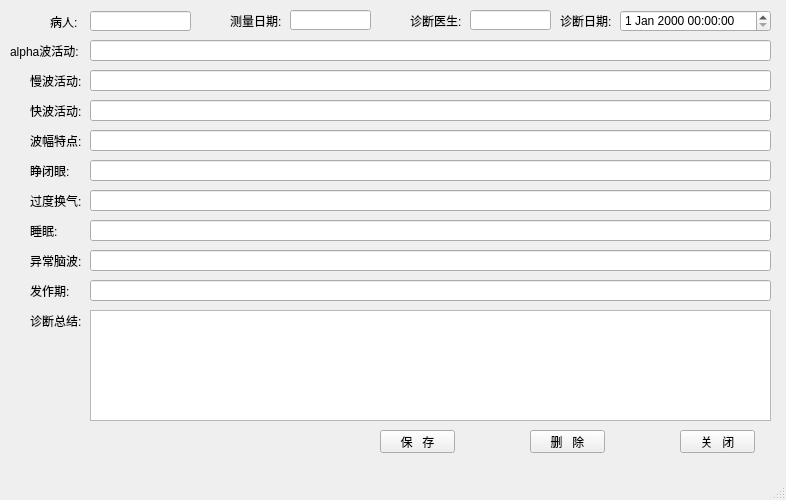
<?xml version="1.0" encoding="UTF-8"?>
<ui version="4.0">
 <class>diag_MainWindow</class>
 <widget class="QMainWindow" name="diag_MainWindow">
  <property name="geometry">
   <rect>
    <x>0</x>
    <y>0</y>
    <width>786</width>
    <height>500</height>
   </rect>
  </property>
  <property name="windowTitle">
   <string>诊断信息</string>
  </property>
  <widget class="QWidget" name="centralwidget">
   <widget class="QLabel" name="label">
    <property name="geometry">
     <rect>
      <x>50</x>
      <y>11</y>
      <width>51</width>
      <height>21</height>
     </rect>
    </property>
    <property name="text">
     <string>病人:</string>
    </property>
   </widget>
   <widget class="QLabel" name="label_2">
    <property name="geometry">
     <rect>
      <x>230</x>
      <y>10</y>
      <width>51</width>
      <height>21</height>
     </rect>
    </property>
    <property name="layoutDirection">
     <enum>Qt::LeftToRight</enum>
    </property>
    <property name="text">
     <string>测量日期:</string>
    </property>
   </widget>
   <widget class="QLabel" name="label_3">
    <property name="geometry">
     <rect>
      <x>410</x>
      <y>10</y>
      <width>61</width>
      <height>21</height>
     </rect>
    </property>
    <property name="text">
     <string>诊断医生:</string>
    </property>
   </widget>
   <widget class="QLineEdit" name="patient_lineEdit">
    <property name="enabled">
     <bool>true</bool>
    </property>
    <property name="geometry">
     <rect>
      <x>90</x>
      <y>11</y>
      <width>101</width>
      <height>20</height>
     </rect>
    </property>
    <property name="readOnly">
     <bool>true</bool>
    </property>
   </widget>
   <widget class="QLineEdit" name="measure_date_lineEdit">
    <property name="geometry">
     <rect>
      <x>290</x>
      <y>10</y>
      <width>81</width>
      <height>20</height>
     </rect>
    </property>
    <property name="readOnly">
     <bool>true</bool>
    </property>
   </widget>
   <widget class="QLineEdit" name="d_user_lineEdit_3">
    <property name="geometry">
     <rect>
      <x>470</x>
      <y>10</y>
      <width>81</width>
      <height>20</height>
     </rect>
    </property>
    <property name="readOnly">
     <bool>true</bool>
    </property>
   </widget>
   <widget class="QLabel" name="label_4">
    <property name="geometry">
     <rect>
      <x>560</x>
      <y>10</y>
      <width>51</width>
      <height>21</height>
     </rect>
    </property>
    <property name="layoutDirection">
     <enum>Qt::LeftToRight</enum>
    </property>
    <property name="text">
     <string>诊断日期:</string>
    </property>
   </widget>
   <widget class="QLabel" name="label_5">
    <property name="geometry">
     <rect>
      <x>10</x>
      <y>40</y>
      <width>81</width>
      <height>21</height>
     </rect>
    </property>
    <property name="layoutDirection">
     <enum>Qt::LeftToRight</enum>
    </property>
    <property name="text">
     <string>alpha波活动:</string>
    </property>
   </widget>
   <widget class="QLineEdit" name="alpha_lineEdit">
    <property name="geometry">
     <rect>
      <x>90</x>
      <y>40</y>
      <width>681</width>
      <height>21</height>
     </rect>
    </property>
   </widget>
   <widget class="QLineEdit" name="slow_lineEdit">
    <property name="geometry">
     <rect>
      <x>90</x>
      <y>70</y>
      <width>681</width>
      <height>21</height>
     </rect>
    </property>
   </widget>
   <widget class="QLabel" name="label_6">
    <property name="geometry">
     <rect>
      <x>30</x>
      <y>70</y>
      <width>61</width>
      <height>21</height>
     </rect>
    </property>
    <property name="layoutDirection">
     <enum>Qt::LeftToRight</enum>
    </property>
    <property name="text">
     <string>慢波活动:</string>
    </property>
   </widget>
   <widget class="QLabel" name="label_7">
    <property name="geometry">
     <rect>
      <x>30</x>
      <y>100</y>
      <width>61</width>
      <height>21</height>
     </rect>
    </property>
    <property name="layoutDirection">
     <enum>Qt::LeftToRight</enum>
    </property>
    <property name="text">
     <string>快波活动:</string>
    </property>
   </widget>
   <widget class="QLineEdit" name="fast_lineEdit">
    <property name="geometry">
     <rect>
      <x>90</x>
      <y>100</y>
      <width>681</width>
      <height>21</height>
     </rect>
    </property>
   </widget>
   <widget class="QLabel" name="label_8">
    <property name="geometry">
     <rect>
      <x>30</x>
      <y>130</y>
      <width>61</width>
      <height>21</height>
     </rect>
    </property>
    <property name="layoutDirection">
     <enum>Qt::LeftToRight</enum>
    </property>
    <property name="text">
     <string>波幅特点:</string>
    </property>
   </widget>
   <widget class="QLineEdit" name="amplitude_lineEdit">
    <property name="geometry">
     <rect>
      <x>90</x>
      <y>130</y>
      <width>681</width>
      <height>21</height>
     </rect>
    </property>
   </widget>
   <widget class="QLabel" name="label_9">
    <property name="geometry">
     <rect>
      <x>30</x>
      <y>160</y>
      <width>61</width>
      <height>21</height>
     </rect>
    </property>
    <property name="layoutDirection">
     <enum>Qt::LeftToRight</enum>
    </property>
    <property name="text">
     <string>睁闭眼:</string>
    </property>
   </widget>
   <widget class="QLineEdit" name="eyes_lineEdit">
    <property name="geometry">
     <rect>
      <x>90</x>
      <y>160</y>
      <width>681</width>
      <height>21</height>
     </rect>
    </property>
   </widget>
   <widget class="QLabel" name="label_10">
    <property name="geometry">
     <rect>
      <x>30</x>
      <y>190</y>
      <width>61</width>
      <height>21</height>
     </rect>
    </property>
    <property name="layoutDirection">
     <enum>Qt::LeftToRight</enum>
    </property>
    <property name="text">
     <string>过度换气:</string>
    </property>
   </widget>
   <widget class="QLineEdit" name="hyperventilation_lineEdit">
    <property name="geometry">
     <rect>
      <x>90</x>
      <y>190</y>
      <width>681</width>
      <height>21</height>
     </rect>
    </property>
   </widget>
   <widget class="QLabel" name="label_11">
    <property name="geometry">
     <rect>
      <x>30</x>
      <y>220</y>
      <width>61</width>
      <height>21</height>
     </rect>
    </property>
    <property name="layoutDirection">
     <enum>Qt::LeftToRight</enum>
    </property>
    <property name="text">
     <string>睡眠:</string>
    </property>
   </widget>
   <widget class="QLineEdit" name="sleep_lineEdit">
    <property name="geometry">
     <rect>
      <x>90</x>
      <y>220</y>
      <width>681</width>
      <height>21</height>
     </rect>
    </property>
   </widget>
   <widget class="QLabel" name="label_12">
    <property name="geometry">
     <rect>
      <x>30</x>
      <y>250</y>
      <width>61</width>
      <height>21</height>
     </rect>
    </property>
    <property name="layoutDirection">
     <enum>Qt::LeftToRight</enum>
    </property>
    <property name="text">
     <string>异常脑波:</string>
    </property>
   </widget>
   <widget class="QLineEdit" name="abnormal_wave_lineEdit">
    <property name="geometry">
     <rect>
      <x>90</x>
      <y>250</y>
      <width>681</width>
      <height>21</height>
     </rect>
    </property>
   </widget>
   <widget class="QLabel" name="label_13">
    <property name="geometry">
     <rect>
      <x>30</x>
      <y>280</y>
      <width>61</width>
      <height>21</height>
     </rect>
    </property>
    <property name="layoutDirection">
     <enum>Qt::LeftToRight</enum>
    </property>
    <property name="text">
     <string>发作期:</string>
    </property>
   </widget>
   <widget class="QLineEdit" name="attack_stage_lineEdit">
    <property name="geometry">
     <rect>
      <x>90</x>
      <y>280</y>
      <width>681</width>
      <height>21</height>
     </rect>
    </property>
   </widget>
   <widget class="QLabel" name="label_14">
    <property name="geometry">
     <rect>
      <x>30</x>
      <y>310</y>
      <width>61</width>
      <height>21</height>
     </rect>
    </property>
    <property name="layoutDirection">
     <enum>Qt::LeftToRight</enum>
    </property>
    <property name="text">
     <string>诊断总结:</string>
    </property>
   </widget>
   <widget class="QTextEdit" name="summary_textEdit">
    <property name="geometry">
     <rect>
      <x>90</x>
      <y>310</y>
      <width>681</width>
      <height>111</height>
     </rect>
    </property>
   </widget>
   <widget class="QPushButton" name="save_pushButton">
    <property name="geometry">
     <rect>
      <x>380</x>
      <y>430</y>
      <width>75</width>
      <height>23</height>
     </rect>
    </property>
    <property name="text">
     <string>保   存</string>
    </property>
   </widget>
   <widget class="QPushButton" name="close_pushButton">
    <property name="geometry">
     <rect>
      <x>680</x>
      <y>430</y>
      <width>75</width>
      <height>23</height>
     </rect>
    </property>
    <property name="text">
     <string>关   闭</string>
    </property>
   </widget>
   <widget class="QPushButton" name="del_pushButton">
    <property name="geometry">
     <rect>
      <x>530</x>
      <y>430</y>
      <width>75</width>
      <height>23</height>
     </rect>
    </property>
    <property name="text">
     <string>删   除</string>
    </property>
   </widget>
   <widget class="QDateTimeEdit" name="sign_dateTimeEdit">
    <property name="geometry">
     <rect>
      <x>620</x>
      <y>10</y>
      <width>151</width>
      <height>22</height>
     </rect>
    </property>
   </widget>
  </widget>
  <widget class="QMenuBar" name="menubar">
   <property name="geometry">
    <rect>
     <x>0</x>
     <y>0</y>
     <width>786</width>
     <height>23</height>
    </rect>
   </property>
  </widget>
  <widget class="QStatusBar" name="statusbar"/>
 </widget>
 <resources/>
 <connections/>
</ui>
